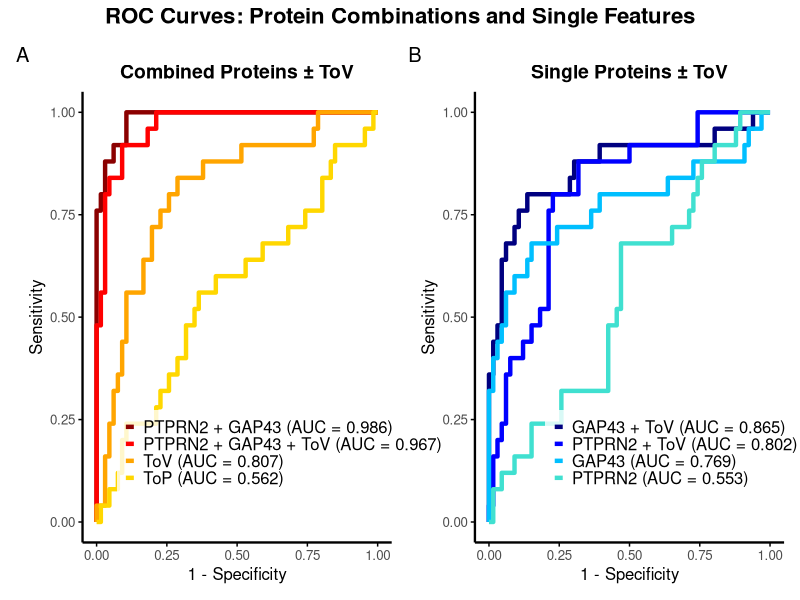

The R source for this figure:
# Load required libraries
library(e1071)
library(pROC)
library(caret)
library(ggplot2)
library(dplyr)
library(readr)
library(patchwork)

# Set working directory
setwd("C:/Users/User/Desktop/RMT")

# Load and format data
data <- read_delim("heatmap_data_norm.csv", delim = ";") %>% 
  rename(
    LLV = "Left_Lateral",
    RLV = "Right_Lateral",
    TV  = "Third",
    FV  = "Fourth",
    ToV = "Total_Ventricle"
  ) %>%
  filter(Subtype %in% c("AD", "SCI")) %>%
  mutate(ToP = rowSums(across(7:55), na.rm = TRUE))

# Function to analyze SVM + ROC per combination
analyze_combination <- function(data, columns) {
  model_data <- data %>%
    dplyr::select(Subtype, all_of(columns), Age, Sex)
  
  model_data$Subtype <- factor(model_data$Subtype)
  
  set.seed(123)
  k_folds <- 5
  preds <- numeric(nrow(model_data))
  actual <- numeric(nrow(model_data))
  folds <- createFolds(model_data$Subtype, k = k_folds)
  
  for (i in 1:k_folds) {
    train_indices <- unlist(folds[-i])
    test_indices <- folds[[i]]
    
    train_data <- model_data[train_indices, ]
    test_data <- model_data[test_indices, ]
    
    svm_model <- svm(Subtype ~ ., data = train_data, kernel = "radial", probability = TRUE, cost = 1)
    pred_probs <- predict(svm_model, test_data, probability = TRUE)
    pred_attrs <- attr(pred_probs, "probabilities")
    
    preds[test_indices] <- pred_attrs[, "AD"]
    actual[test_indices] <- ifelse(test_data$Subtype == "AD", 1, 0)
  }
  
  roc_result <- roc(actual, preds)
  auc_value <- auc(roc_result)
  
  return(list(columns = columns, auc = auc_value, roc_obj = roc_result))
}

# Combinations
combinations_plot1 <- list(
  c("PTPRN2", "GAP43"),
  c("PTPRN2", "GAP43", "ToV"),
  c("ToV"),
  c("ToP")
)
combinations_plot2 <- list(
  c("GAP43", "ToV"),
  c("PTPRN2", "ToV"),
  c("GAP43"),
  c("PTPRN2")
)
colors1 <- c("darkred", "red", "orange", "gold")
colors2 <- c("navy", "blue", "deepskyblue", "turquoise")

# Perform SVM & ROC analysis
results_plot1 <- lapply(combinations_plot1, function(cols) analyze_combination(data, cols))
results_plot2 <- lapply(combinations_plot2, function(cols) analyze_combination(data, cols))

create_ggroc_plot <- function(results, colors, plot_title) {
  ggroc_data_list <- lapply(results, function(r) ggroc(r$roc_obj)$data)
  
  p <- ggplot() +
    mapply(function(df, col, idx) {
      geom_line(data = df, aes(x = 1 - specificity, y = sensitivity, color = factor(idx)), size = 1.5)
    }, df = ggroc_data_list, col = colors, idx = seq_along(results), SIMPLIFY = FALSE) +
    scale_color_manual(
      values = colors,
      labels = sapply(results, function(x) {
        paste0(paste(x$columns, collapse = " + "), " (AUC = ", round(x$auc, 3), ")")
      }),
      name = NULL
    ) +
    labs(
      title = plot_title,
      x = "1 - Specificity",
      y = "Sensitivity"
    ) +
    theme_minimal(base_size = 12) +
    theme(
      plot.title = element_text(hjust = 0.5, size = 14, face = "bold"),
      legend.position = c(0.65, 0.2),
      legend.background = element_rect(fill = alpha("white", 0.8), color = NA),
      legend.text = element_text(size = 12),
      legend.key.size = unit(0.5, "lines"),
      panel.grid = element_blank(),             # No gridlines
      axis.line = element_line(color = "black", size = 0.8),  # Add black axis lines
      axis.ticks = element_line(color = "black", size = 0.5)  # Optional: black tick marks
    )
  return(p)
}



# Build individual ROC ggplots
plot1 <- create_ggroc_plot(results_plot1, colors1, "Combined Proteins ± ToV")
plot2 <- create_ggroc_plot(results_plot2, colors2, "Single Proteins ± ToV")

# Combine with patchwork (A/B tags)
final_plot <- (plot1 | plot2) +
  plot_annotation(
    title = "ROC Curves: Protein Combinations and Single Features",
    theme = theme(plot.title = element_text(hjust = 0.5, size = 16, face = "bold")),
    tag_levels = 'A'
  )

# Save final figure
ggsave("ROC_Patchwork_Tagged.png", plot = final_plot, width = 12, height = 6, dpi = 300)

# Print AUC summaries
cat("=== ROC Plot 1: Proteins vs. Proteins + ToV ===\n")
for (i in seq_along(results_plot1)) {
  cat("Combination:", paste(results_plot1[[i]]$columns, collapse = " + "), "- AUC:", round(results_plot1[[i]]$auc, 3), "\n")
}

cat("\n=== ROC Plot 2: Single Features ===\n")
for (i in seq_along(results_plot2)) {
  cat("Combination:", paste(results_plot2[[i]]$columns, collapse = " + "), "- AUC:", round(results_plot2[[i]]$auc, 3), "\n")
}